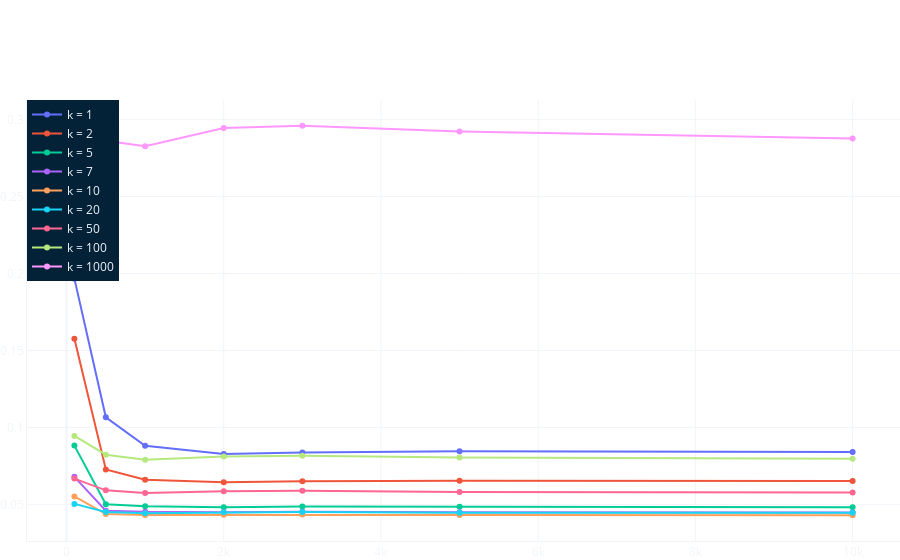

Notebook code for this chart:
### Code cell
K = [1, 2, 5, 7, 10, 20, 50, 100, 1000]
convergence_values = []
N0s = [100, 500, 1000, 2000, 3000, 5000, 10000]
for N0 in N0s:
    N = [N0, 3000]
    convergence_values += [calculate_convergence(N, 1/4, K)]

convergence_values = np.array(convergence_values).T

fig = go.Figure(layout=layout_dict)

for i in range(len(K)):
    fig.add_trace(go.Scatter(x=N0s, y=convergence_values[i], name=f'k = {K[i]}'))

fig.show()

### Figure 1 — Plotly figure (JSON) as saved in the notebook; plotly's stock layout.template omitted (floating-point values rounded to 4 significant figures)
{"data": [{"name": "k = 1", "type": "scatter", "x": [100, 500, 1000, 2000, 3000, 5000, 10000], "y": [0.1967, 0.1066, 0.08804, 0.08282, 0.08377, 0.08449, 0.08409]}, {"name": "k = 2", "type": "scatter", "x": [100, 500, 1000, 2000, 3000, 5000, 10000], "y": [0.1576, 0.07271, 0.0661, 0.06448, 0.06511, 0.0654, 0.06519]}, {"name": "k = 5", "type": "scatter", "x": [100, 500, 1000, 2000, 3000, 5000, 10000], "y": [0.0882, 0.05007, 0.04881, 0.04823, 0.04864, 0.0484, 0.0482]}, {"name": "k = 7", "type": "scatter", "x": [100, 500, 1000, 2000, 3000, 5000, 10000], "y": [0.06792, 0.04592, 0.04518, 0.04495, 0.04525, 0.04497, 0.04478]}, {"name": "k = 10", "type": "scatter", "x": [100, 500, 1000, 2000, 3000, 5000, 10000], "y": [0.05516, 0.04369, 0.04312, 0.04323, 0.04337, 0.04311, 0.04299]}, {"name": "k = 20", "type": "scatter", "x": [100, 500, 1000, 2000, 3000, 5000, 10000], "y": [0.05035, 0.04512, 0.04434, 0.04488, 0.04506, 0.04467, 0.04454]}, {"name": "k = 50", "type": "scatter", "x": [100, 500, 1000, 2000, 3000, 5000, 10000], "y": [0.06676, 0.05913, 0.05746, 0.05852, 0.05882, 0.05812, 0.05777]}, {"name": "k = 100", "type": "scatter", "x": [100, 500, 1000, 2000, 3000, 5000, 10000], "y": [0.09452, 0.08229, 0.07908, 0.08121, 0.08154, 0.08042, 0.07975]}, {"name": "k = 1000", "type": "scatter", "x": [100, 500, 1000, 2000, 3000, 5000, 10000], "y": [0.2808, 0.2863, 0.2827, 0.2945, 0.296, 0.2922, 0.2878]}], "layout": {"font": {"color": "#f1f5f9"}, "legend": {"bgcolor": "#032137", "x": 0, "y": 1}, "margin": {"b": 0, "l": 0, "r": 0}, "paper_bgcolor": "rgba(0,0,0,0)", "plot_bgcolor": "rgba(0,0,0,0)", "xaxis": {"gridcolor": "#f1f5f9", "linecolor": "#f1f5f9", "zerolinecolor": "#f1f5f9"}, "yaxis": {"gridcolor": "#f1f5f9", "linecolor": "#f1f5f9", "zerolinecolor": "#f1f5f9"}}}
